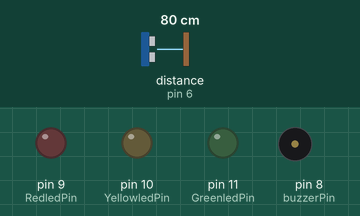
Bench run of a sketch on a simulated Arduino Uno, built with avr-gcc and run on an emulated ATmega328P. On the bench: output pins drawn as LEDs (lit = HIGH), buzzer (waves = sounding). Wiring (inferred from the names in the program): ultrasonic range finder: trigger pin 7; echo pin 6. The test bench sets the inputs (shaded band); at power-on: distance to the obstacle (sensor on pin 6) 80 cm. The echo pulse lasts 58.3 µs per cm; pins used as bus, display or sensor lines are not drawn.

Above: at 1.2 s.
1.3 s: distance to the obstacle (sensor on pin 6) set to 54 cm
2.8 s: distance to the obstacle (sensor on pin 6) set to 45 cm
At 3.1 s:
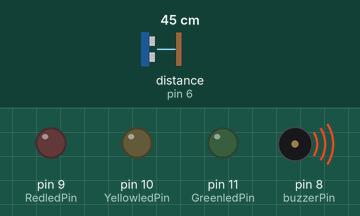
5.8 s: distance to the obstacle (sensor on pin 6) set to 35 cm
8.8 s: distance to the obstacle (sensor on pin 6) set to 28 cm
At 10.56 s:
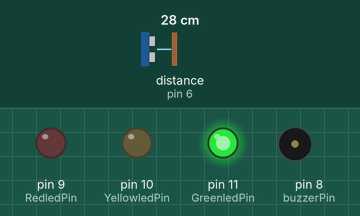
11.8 s: distance to the obstacle (sensor on pin 6) set to 24 cm
14.8 s: distance to the obstacle (sensor on pin 6) set to 19 cm
At 15.69 s:
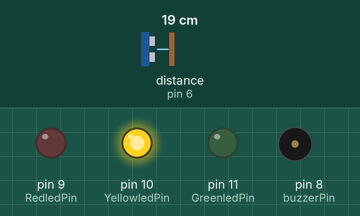
Timing chart, 0 to 18.8 s (numbered marks = the images above; inputs shaded):
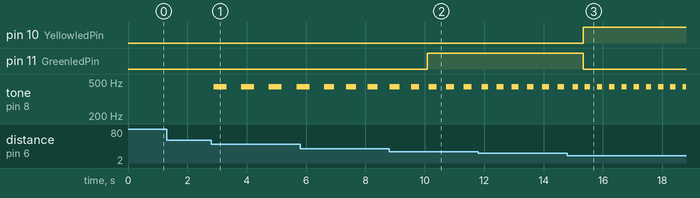

The sketch:

park_sensoru.ino
```cpp
#define echoPin 6
#define trigPin 7
#define buzzerPin 8
#define RedledPin 9
#define YellowledPin 10
#define GreenledPin 11

int maximumRange= 50;
int minimumRange= 0;


void setup() {
  pinMode(trigPin, OUTPUT);
  pinMode(echoPin, INPUT);
  pinMode(buzzerPin, OUTPUT);
  pinMode(RedledPin, OUTPUT);
  pinMode(GreenledPin, OUTPUT);
  pinMode(YellowledPin, OUTPUT);

}

void loop() {

  int measurement = mesafe(maximumRange, minimumRange);
  if (measurement > 0) {
        melodi(measurement * 10);
        if (measurement < 10 ) {
            digitalWrite(RedledPin, HIGH);
            digitalWrite(YellowledPin, LOW);
            digitalWrite(GreenledPin, LOW);

        }
        else if(measurement <= 20 && measurement > 10){
            digitalWrite(YellowledPin, HIGH);
            digitalWrite(GreenledPin, LOW);
            digitalWrite(RedledPin, LOW);
        }
        else if(measurement <= 30 && measurement > 20){
            digitalWrite(GreenledPin, HIGH);
            digitalWrite(YellowledPin, LOW);
            digitalWrite(RedledPin, LOW);
        }
        else{
          digitalWrite(GreenledPin, LOW);
          digitalWrite(RedledPin, LOW);
          digitalWrite(YellowledPin, LOW);
        }
    }

}

int mesafe(int maxrange, int minrange){
  long duration, distance;

  digitalWrite(trigPin, LOW);
  delayMicroseconds(2);
  digitalWrite(trigPin, HIGH);
  delayMicroseconds(10);
  digitalWrite(trigPin, LOW);

  duration = pulseIn(echoPin, HIGH);
  distance = duration / 58.2;
  delay(50);

  if(distance >= maxrange || distance <= minrange)
  return 0;
  return distance;
}

int melodi(int dly)
{
    tone(buzzerPin, 440);
    delay(dly);
    noTone(buzzerPin);
    delay(dly);
}
```

Measured:
- the behaviour switches between 51 and 50 cm on distance to the obstacle (sensor on pin 6) (found by bisection; images 0 and 1)
- the behaviour switches between 32 and 31 cm on distance to the obstacle (sensor on pin 6) (found by bisection; images 1 and 2)
- the behaviour switches between 22 and 21 cm on distance to the obstacle (sensor on pin 6) (found by bisection; images 2 and 3)
- after the input at 1.3 s, every drawn part: stays the same
- after the input at 2.8 s, tone on pin 8 (buzzerPin): alternates 440 Hz for 0.44 s and silent for 0.49 s, starting after 0.08 s
- after the input at 8.8 s, pin 11 (GreenledPin): LOW → HIGH after 1.3 s
- after the input at 14.8 s, pin 10 (YellowledPin): LOW → HIGH after 0.54 s; pin 11 (GreenledPin): HIGH → LOW after 0.54 s
